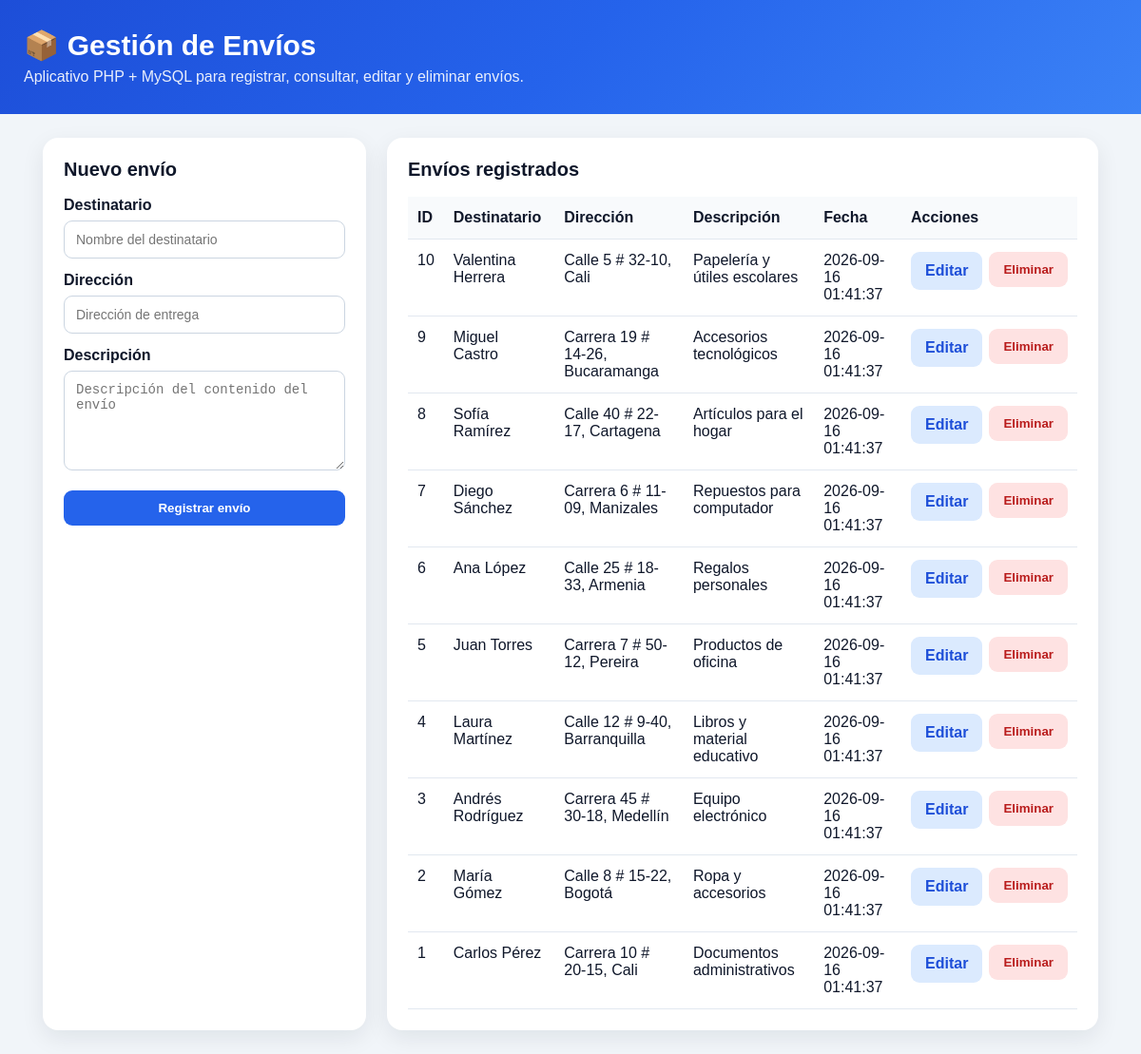
The page / on the database its author committed.
### tables this page shows
CREATE TABLE IF NOT EXISTS envios (
    id INT AUTO_INCREMENT PRIMARY KEY,
    destinatario VARCHAR(150) NOT NULL,
    direccion VARCHAR(255) NOT NULL,
    descripcion TEXT NOT NULL,
    fecha_creacion TIMESTAMP DEFAULT CURRENT_TIMESTAMP
);

### index.php (the view, shortened to what this page needs)
<?php
require_once "config.php";
$editar = null;
$envios = $conn->query("SELECT id, destinatario, direccion, descripcion, fecha_creacion FROM envios ORDER BY id DESC");
?>
<!DOCTYPE html>
<html lang="es">
<head>
</head>
<body>
<header>
<div class="wrap">
<h1>📦 Gestión de Envíos</h1>
<p>Aplicativo PHP + MySQL para registrar, consultar, editar y eliminar envíos.</p>
</div>
</header>
<div class="container">
<div class="grid">
<section class="card">
<h2><?= $editar ? "Editar envío" : "Nuevo envío" ?></h2>
<form method="POST">
<label for="destinatario">Destinatario</label>
<input id="destinatario" name="destinatario" maxlength="150" required
value="<?= htmlspecialchars($editar["destinatario"] ?? "") ?>" placeholder="Nombre del destinatario">
<label for="direccion">Dirección</label>
<input id="direccion" name="direccion" maxlength="255" required
value="<?= htmlspecialchars($editar["direccion"] ?? "") ?>" placeholder="Dirección de entrega">
<label for="descripcion">Descripción</label>
<textarea id="descripcion" name="descripcion" required placeholder="Descripción del contenido del envío"><?= htmlspecialchars($editar["descripcion"] ?? "") ?></textarea>
<button class="primary" type="submit"><?= $editar ? "Guardar cambios" : "Registrar envío" ?></button>
</form>
</section>
<section class="card">
<h2>Envíos registrados</h2>
<div class="table-wrap">
<table>
<thead><tr><th>ID</th><th>Destinatario</th><th>Dirección</th><th>Descripción</th><th>Fecha</th><th>Acciones</th></tr></thead>
<tbody>
<?php if ($envios && $envios->num_rows > 0): ?>
<?php while ($envio = $envios->fetch_assoc()): ?>
<tr>
<td><?= (int)$envio["id"] ?></td>
<td><?= htmlspecialchars($envio["destinatario"]) ?></td>
<td><?= htmlspecialchars($envio["direccion"]) ?></td>
<td><?= htmlspecialchars($envio["descripcion"]) ?></td>
<td><?= htmlspecialchars($envio["fecha_creacion"]) ?></td>
<td>
<div class="actions">
<a class="btn edit" href="?editar=<?= (int)$envio["id"] ?>">Editar</a>
<form method="POST" onsubmit="return confirm('¿Deseas eliminar este envío?');">
<button class="delete" type="submit">Eliminar</button>
</form>
</div>
</td>
</tr>
<?php endwhile; ?>
<?php else: ?>
<tr><td colspan="6" class="empty">No hay envíos registrados.</td></tr>
<?php endif; ?>
</tbody>
</table>
</div>
</section>
</div>
</div>
</body>
</html>

### index.php (style rules this page uses)
:root { --primary:#2563eb;--primary-dark:#1d4ed8;--danger:#dc2626;--bg:#f1f5f9;--text:#0f172a;--muted:#64748b }
* { box-sizing:border-box }
body { margin:0;font-family:Arial,Helvetica,sans-serif;background:var(--bg);color:var(--text) }
header { background:linear-gradient(135deg,#1d4ed8,#2563eb,#3b82f6);color:white;padding:30px 20px }
header .wrap { max-width:1150px;margin:auto }
header h1 { margin:0 0 7px;font-size:30px }
header p { margin:0;opacity:.9 }
.container { max-width:1150px;margin:25px auto;padding:0 20px }
.grid { display:grid;grid-template-columns:340px 1fr;gap:22px }
.card { background:white;border-radius:16px;padding:22px;box-shadow:0 8px 25px rgba(15,23,42,.08) }
.card h2 { margin-top:0;font-size:20px }
label { display:block;font-weight:bold;margin:14px 0 7px }
input,textarea { width:100%;padding:11px 12px;border:1px solid #cbd5e1;border-radius:9px;font-size:14px }
textarea { min-height:105px;resize:vertical }
button,.btn { border:0;border-radius:9px;padding:11px 15px;font-weight:bold;cursor:pointer;text-decoration:none;display:inline-block }
.primary { background:var(--primary);color:white;width:100%;margin-top:17px }
.table-wrap { overflow:auto }
table { width:100%;border-collapse:collapse;min-width:700px }
th,td { padding:13px 10px;border-bottom:1px solid #e2e8f0;text-align:left;vertical-align:top }
th { background:#f8fafc }
.actions { display:flex;gap:7px }
.edit { background:#dbeafe;color:#1d4ed8 }
.delete { background:#fee2e2;color:#b91c1c }

### rows shown on the page
envios: id "10", destinatario "Valentina Herrera", direccion "Calle 5 # 32-10, Cali", descripcion "Papelería y útiles escolares", fecha_creacion "2026-09-16 01:41:37"
envios: id "9", destinatario "Miguel Castro", direccion "Carrera 19 # 14-26, Bucaramanga", descripcion "Accesorios tecnológicos", fecha_creacion "2026-09-16 01:41:37"
envios: id "8", destinatario "Sofía Ramírez", direccion "Calle 40 # 22-17, Cartagena", descripcion "Artículos para el hogar", fecha_creacion "2026-09-16 01:41:37"
envios: id "7", destinatario "Diego Sánchez", direccion "Carrera 6 # 11-09, Manizales", descripcion "Repuestos para computador", fecha_creacion "2026-09-16 01:41:37"
envios: id "6", destinatario "Ana López", direccion "Calle 25 # 18-33, Armenia", descripcion "Regalos personales", fecha_creacion "2026-09-16 01:41:37"
envios: id "5", destinatario "Juan Torres", direccion "Carrera 7 # 50-12, Pereira", descripcion "Productos de oficina", fecha_creacion "2026-09-16 01:41:37"
envios: id "4", destinatario "Laura Martínez", direccion "Calle 12 # 9-40, Barranquilla", descripcion "Libros y material educativo", fecha_creacion "2026-09-16 01:41:37"
envios: id "3", destinatario "Andrés Rodríguez", direccion "Carrera 45 # 30-18, Medellín", descripcion "Equipo electrónico", fecha_creacion "2026-09-16 01:41:37"
envios: id "2", destinatario "María Gómez", direccion "Calle 8 # 15-22, Bogotá", descripcion "Ropa y accesorios", fecha_creacion "2026-09-16 01:41:37"
envios: id "1", destinatario "Carlos Pérez", direccion "Carrera 10 # 20-15, Cali", descripcion "Documentos administrativos", fecha_creacion "2026-09-16 01:41:37"
